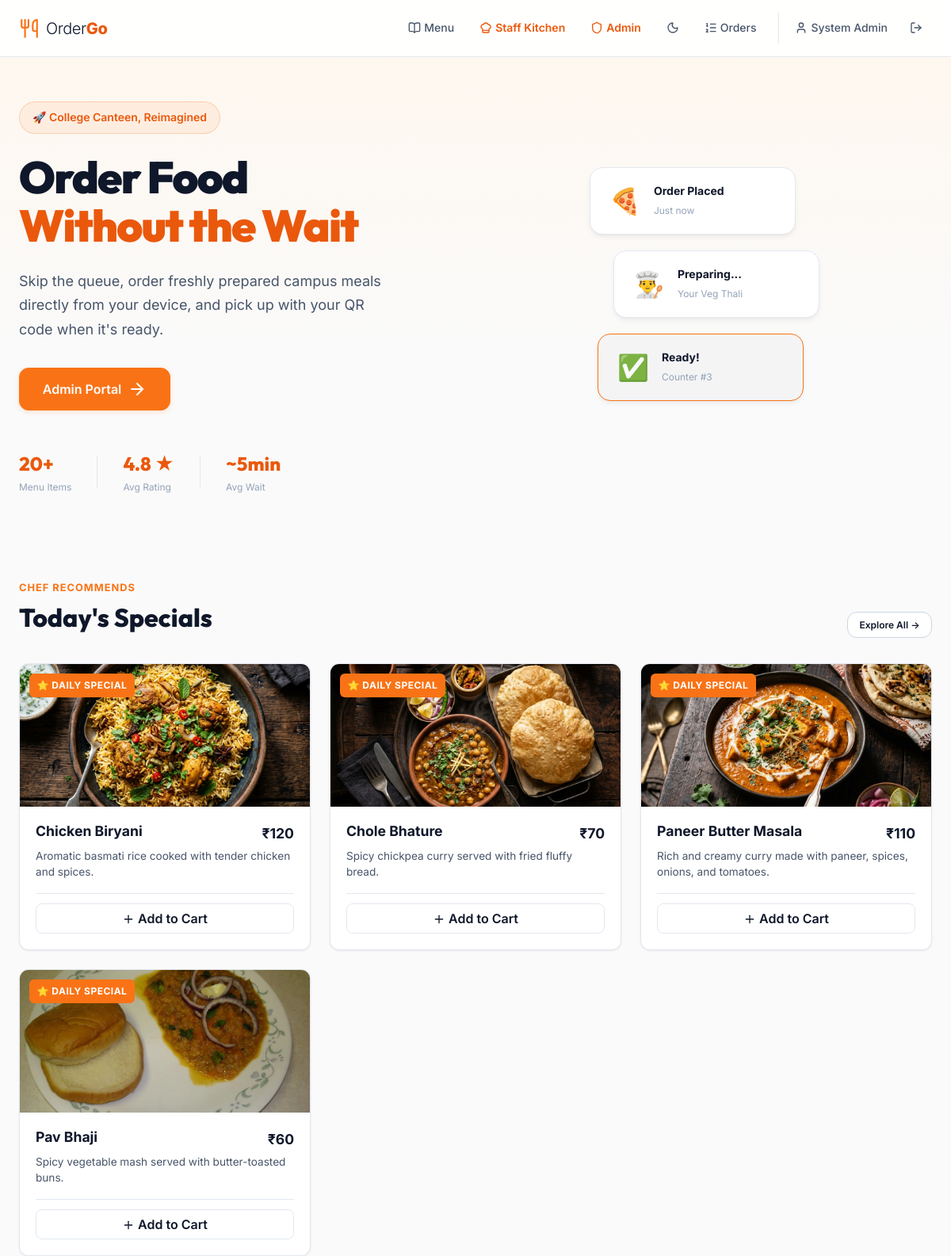
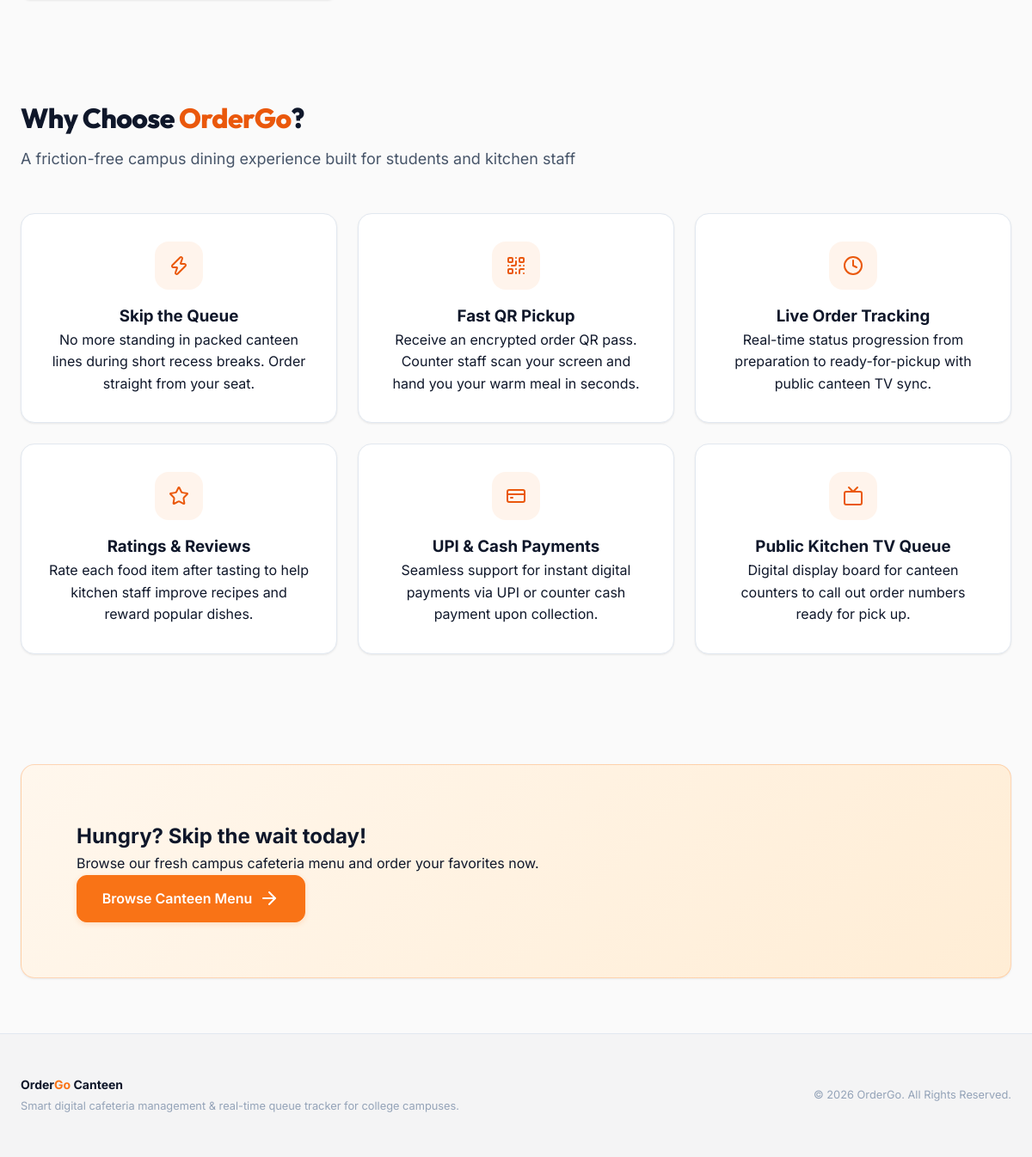
The page / (signed in) on the database its author committed (2 pictures, top to bottom).
### tables this page shows
CREATE TABLE IF NOT EXISTS odg_menu_items (
  item_id INT AUTO_INCREMENT PRIMARY KEY,
  name VARCHAR(255) NOT NULL,
  description TEXT,
  category ENUM('breakfast', 'lunch', 'snacks', 'beverages', 'desserts') NOT NULL,
  price DECIMAL(10, 2) NOT NULL,
  stock INT DEFAULT 50,
  image_url VARCHAR(255),
  is_available BOOLEAN DEFAULT 1,
  is_daily_special BOOLEAN DEFAULT 0,
  created_at DATETIME DEFAULT CURRENT_TIMESTAMP
);

### includes/auth.php (called while the page is built, shortened)
<?php
function is_logged_in(): bool {
    return isset($_SESSION['user']) && !empty($_SESSION['user']['user_id']);
}
function user_role(): ?string {
    return $_SESSION['user']['role'] ?? null;
}

### includes/helpers.php (called while the page is built, shortened)
<?php
function format_price($price): string {
    $val = floatval($price);
    return '₹' . number_format($val, (floor($val) == $val ? 0 : 2));
}
function get_image_url(?string $path): string {
    if (str_starts_with($path, 'assets/') || str_starts_with($path, 'uploads/')) {
        return ROOT_PATH . '/' . $path;
    }
    return ROOT_PATH . '/' . $path;
}

### index.php (the view, shortened to what this page needs)
<?php
require_once __DIR__ . '/includes/helpers.php';
require_once __DIR__ . '/includes/auth.php';
$db = get_db();
$stmt = $db->query("SELECT * FROM odg_menu_items WHERE is_daily_special = 1 AND is_available = 1 LIMIT 4");
$specials = $stmt->fetchAll();
require __DIR__ . '/includes/header.php';
?>
<div class="home-page">
  <section class="hero">
    <div class="container hero-content">
      <div class="hero-text">
        <span class="hero-badge">🚀 College Canteen, Reimagined</span>
        <h1 class="hero-title">
          Order Food <br />
          <span class="hero-gradient">Without the Wait</span>
        </h1>
        <p class="hero-subtitle">
          Skip the queue, order freshly prepared campus meals directly from your device, and pick up with your QR code when it's ready.
        </p>
        <div class="hero-actions">
          <?php if (!is_logged_in()): ?>
            <a href="<?= ROOT_PATH ?>/register.php" class="btn btn-primary btn-lg">
              Get Started <i data-lucide="arrow-right"></i>
            </a>
            <a href="<?= ROOT_PATH ?>/menu.php" class="btn btn-secondary btn-lg">View Menu</a>
          <?php elseif (user_role() === 'admin'): ?>
            <a href="<?= ROOT_PATH ?>/admin/index.php" class="btn btn-primary btn-lg">
              Admin Portal <i data-lucide="arrow-right"></i>
            </a>
          <?php elseif (user_role() === 'staff'): ?>
            <a href="<?= ROOT_PATH ?>/staff/index.php" class="btn btn-primary btn-lg">
              Kitchen Dashboard <i data-lucide="arrow-right"></i>
            </a>
          <?php endif; ?>
        </div>
        <div class="hero-stats">
          <div class="hero-stat">
            <strong>20+</strong>
            <span>Menu Items</span>
          </div>
          <div class="hero-stat">
            <strong>4.8 ★</strong>
            <span>Avg Rating</span>
          </div>
          <div class="hero-stat">
            <strong>~5min</strong>
            <span>Avg Wait</span>
          </div>
        </div>
      </div>
      <div class="hero-visual">
        <div class="hero-card-stack">
          <div class="hero-float-card card-1">
            <span>🍕</span>
            <div><strong>Order Placed</strong><small>Just now</small></div>
          </div>
          <div class="hero-float-card card-2">
            <span>👨‍🍳</span>
            <div><strong>Preparing...</strong><small>Your Veg Thali</small></div>
          </div>
          <div class="hero-float-card card-3">
            <span>✅</span>
            <div><strong>Ready!</strong><small>Counter #3</small></div>
          </div>
        </div>
      </div>
    </div>
  </section>
  <?php if (!empty($specials)): ?>
    <section class="container" style="padding: 3rem 1.5rem;">
      <div style="display: flex; justify-content: space-between; align-items: flex-end; margin-bottom: 2rem;">
        <div>
          <span style="color: var(--accent-primary); font-weight: 700; text-transform: uppercase; font-size: 0.8rem; letter-spacing: 1px;">Chef Recommends</span>
          <h2 style="font-family: var(--font-display); font-size: 2rem; font-weight: 800; color: var(--text-primary);">Today's Specials</h2>
        </div>
        <a href="<?= ROOT_PATH ?>/menu.php" class="btn btn-secondary btn-sm">Explore All &rarr;</a>
      </div>
      <div class="menu-grid">
        <?php foreach ($specials as $item): ?>
          <div class="glass-card menu-card" data-cart-item-id="<?= $item['item_id'] ?>">
            <span class="badge badge-special menu-card-badge">⭐ Daily Special</span>
            <div class="menu-card-image" onclick="window.location.href='menu.php?item=<?= $item['item_id'] ?>'">
              <img src="<?= get_image_url($item['image_url']) ?>" alt="<?= htmlspecialchars($item['name']) ?>" class="menu-card-img" loading="lazy">
            </div>
            <div class="menu-card-content">
              <div class="menu-card-header">
                <h3 class="menu-card-name" onclick="window.location.href='menu.php?item=<?= $item['item_id'] ?>'"><?= htmlspecialchars($item['name']) ?></h3>
                <span class="menu-card-price"><?= format_price($item['price']) ?></span>
              </div>
              <p class="menu-card-desc"><?= htmlspecialchars($item['description']) ?></p>
              <div class="menu-card-actions">
                <?php if (is_logged_in()): ?>
                  <button class="btn-add-cart"
                          onclick="Cart.addItem({item_id: <?= $item['item_id'] ?>, name: '<?= addslashes($item['name']) ?>', price: <?= $item['price'] ?>, image_url: '<?= addslashes(get_image_url($item['image_url'])) ?>'})">
                    <span class="hide-on-mobile"><i data-lucide="plus" style="width:16px;height:16px;vertical-align:middle;"></i> Add to Cart</span>
                  </button>
                <?php endif; ?>
              </div>
            </div>
          </div>
        <?php endforeach; ?>
      </div>
    </section>
  <?php endif; ?>
  <section class="features-section">
    <div class="container">
      <div class="text-center" style="margin-bottom: 3rem;">
        <h2 class="page-title">Why Choose <span class="hero-gradient">OrderGo</span>?</h2>
        <p class="page-subtitle">A friction-free campus dining experience built for students and kitchen staff</p>
      </div>
      <div class="features-grid">
        <div class="glass-card feature-card">
          <div class="feature-icon"><i data-lucide="zap"></i></div>
          <h3>Skip the Queue</h3>
          <p>No more standing in packed canteen lines during short recess breaks. Order straight from your seat.</p>
        </div>
        <div class="glass-card feature-card">
          <div class="feature-icon"><i data-lucide="qr-code"></i></div>
          <h3>Fast QR Pickup</h3>
          <p>Receive an encrypted order QR pass. Counter staff scan your screen and hand you your warm meal in seconds.</p>
        </div>
        <div class="glass-card feature-card">
          <div class="feature-icon"><i data-lucide="clock"></i></div>
          <h3>Live Order Tracking</h3>
          <p>Real-time status progression from preparation to ready-for-pickup with public canteen TV sync.</p>
        </div>
        <div class="glass-card feature-card">
          <div class="feature-icon"><i data-lucide="star"></i></div>
          <h3>Ratings & Reviews</h3>
          <p>Rate each food item after tasting to help kitchen staff improve recipes and reward popular dishes.</p>
        </div>
        <div class="glass-card feature-card">
          <div class="feature-icon"><i data-lucide="credit-card"></i></div>
          <h3>UPI & Cash Payments</h3>
          <p>Seamless support for instant digital payments via UPI or counter cash payment upon collection.</p>
        </div>
        <div class="glass-card feature-card">
          <div class="feature-icon"><i data-lucide="tv"></i></div>
          <h3>Public Kitchen TV Queue</h3>
          <p>Digital display board for canteen counters to call out order numbers ready for pick up.</p>
        </div>
      </div>
    </div>
  </section>
  <section class="cta-section">
    <div class="container text-center">
      <div class="glass-card cta-card">
        <h2>Hungry? Skip the wait today!</h2>
        <p>Browse our fresh campus cafeteria menu and order your favorites now.</p>
        <a href="<?= ROOT_PATH ?>/menu.php" class="btn btn-primary btn-lg">
          Browse Canteen Menu <i data-lucide="arrow-right"></i>
        </a>
      </div>
    </div>
  </section>
</div>
<?php require __DIR__ . '/includes/footer.php'; ?>

### assets/css/main.css (style rules this page uses)
:root { --bg-primary: #FAFAFA; --bg-secondary: #F4F4F5; --bg-tertiary: #E4E4E7; --bg-card: #FFFFFF; --bg-glass: rgba(255, 255, 255, 0.9); --bg-glass-hover: rgba(255, 255, 255, 1); --bg-glass-active: rgba(244, 244, 245, 1); --accent-primary: #F97316; --accent-primary-hover: #EA580C; --accent-primary-active: #C2410C; --accent-secondary: #FB923C; --accent-gradient: linear-gradient(135deg, #F97316 0%, #EA580C 100%); --accent-gradient-hover: linear-gradient(135deg, #FB923C 0%, #F97316 100%); --accent-glow: rgba(249, 115, 22, 0.18); --accent-tint: #FFF7ED; --accent-subtle: #FFEDD5; --status-pending: #F59E0B; --status-preparing: #3B82F6; --status-ready: #EA580C; --status-completed: #10B981; --status-cancelled: #EF4444; --text-primary: #0F172A; --text-secondary: #475569; --text-muted: #94A3B8; --text-accent: #EA580C; --border-subtle: #E2E8F0; --border-medium: #CBD5E1; --border-accent: rgba(249, 115, 22, 0.25); --shadow-sm: 0 1px 2px rgba(0, 0, 0, 0.04); --shadow-md: 0 4px 6px -1px rgba(0, 0, 0, 0.06), 0 2px 4px -2px rgba(0, 0, 0, 0.04); --shadow-lg: 0 10px 15px -3px rgba(0, 0, 0, 0.07), 0 4px 6px -4px rgba(0, 0, 0, 0.03); --shadow-glow: 0 0 18px rgba(249, 115, 22, 0.18); --shadow-card: 0 1px 3px rgba(0, 0, 0, 0.05), 0 1px 2px rgba(0, 0, 0, 0.03); --space-xs: 0.25rem; --space-sm: 0.5rem; --space-md: 1rem; --space-lg: 1.5rem; --space-xl: 2rem; --space-2xl: 3rem; --space-3xl: 4rem; --font-family: 'Inter', -apple-system, BlinkMacSystemFont, 'Segoe UI', sans-serif; --font-display: 'Outfit', 'Inter', -apple-system, sans-serif; --font-size-xs: 0.75rem; --font-size-sm: 0.875rem; --font-size-md: 1rem; --font-size-lg: 1.125rem; --font-size-xl: 1.25rem; --font-size-2xl: 1.5rem; --font-size-3xl: 2rem; --font-size-4xl: 2.5rem; --font-size-5xl: 3.5rem; --radius-sm: 0.375rem; --radius-md: 0.75rem; --radius-lg: 1rem; --radius-xl: 1.5rem; --radius-full: 9999px; --transition-fast: 150ms ease; --transition-base: 200ms ease; --transition-slow: 300ms ease; --max-width: 1200px; --navbar-height: 72px; }
*, *::before, *::after { margin: 0; padding: 0; box-sizing: border-box; }
html { font-size: 16px; scroll-behavior: smooth; }
body { font-family: var(--font-family); background: var(--bg-primary); color: var(--text-primary); line-height: 1.6; min-height: 100vh; display: flex; flex-direction: column; }
a { color: var(--accent-primary-hover); text-decoration: none; transition: color var(--transition-fast); }
img { max-width: 100%; display: block; }
input, select, textarea, button { font-family: inherit; font-size: inherit; color: inherit; }
.container { width: 100%; max-width: var(--max-width); margin: 0 auto; padding: 0 var(--space-lg); }
.page-title { font-family: var(--font-display); font-size: var(--font-size-3xl); font-weight: 800; color: var(--text-primary); margin-bottom: var(--space-sm); letter-spacing: -0.02em; }
.page-subtitle { color: var(--text-secondary); font-size: var(--font-size-lg); }
.glass-card { background: var(--bg-card); border: 1px solid var(--border-subtle); border-radius: var(--radius-lg); box-shadow: var(--shadow-card); transition: border-color var(--transition-fast), box-shadow var(--transition-fast); }
.btn { display: inline-flex; align-items: center; justify-content: center; gap: var(--space-sm); padding: 0.75rem 1.5rem; border: 1.5px solid transparent; border-radius: var(--radius-md); font-weight: 600; font-size: var(--font-size-sm); cursor: pointer; transition: all var(--transition-fast); text-decoration: none; white-space: nowrap; line-height: 1.25; }
.btn-primary { background: var(--accent-primary); color: #FFFFFF !important; border-color: var(--accent-primary); box-shadow: 0 2px 6px var(--accent-glow); }
.btn-secondary { background: var(--bg-card); color: var(--text-primary) !important; border-color: var(--border-medium); }
.btn-sm { padding: 0.5rem 0.9rem; font-size: var(--font-size-xs); }
.btn-lg { padding: 0.9rem 1.8rem; font-size: var(--font-size-md); }
.badge { display: inline-flex; align-items: center; gap: 0.35rem; padding: 0.3rem 0.75rem; border-radius: var(--radius-full); font-size: var(--font-size-xs); font-weight: 700; text-transform: uppercase; letter-spacing: 0.04em; }

### rows shown on the page
odg_menu_items: image_url (picture), name "Chicken Biryani", price "₹120", description "Aromatic basmati rice cooked with tender chicken and spices."
odg_menu_items: image_url (picture), name "Chole Bhature", price "₹70", description "Spicy chickpea curry served with fried fluffy bread."
odg_menu_items: image_url (picture), name "Paneer Butter Masala", price "₹110", description "Rich and creamy curry made with paneer, spices, onions, and tomatoes."
odg_menu_items: image_url (picture), name "Pav Bhaji", price "₹60", description "Spicy vegetable mash served with butter-toasted buns."

### other values the page prints
$user['name'] ?: $user['email'] "System Admin"
